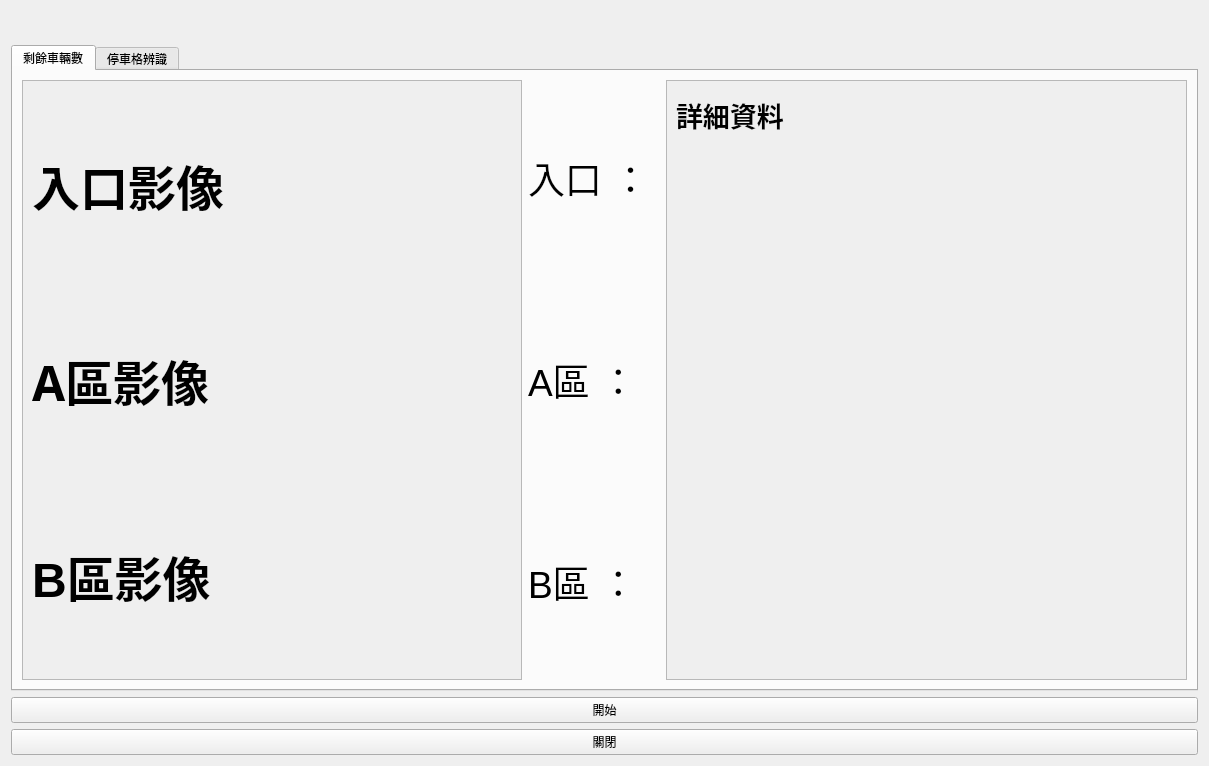
<?xml version="1.0" encoding="UTF-8"?>
<ui version="4.0">
 <class>Form</class>
 <widget class="QWidget" name="Form">
  <property name="geometry">
   <rect>
    <x>0</x>
    <y>0</y>
    <width>1209</width>
    <height>766</height>
   </rect>
  </property>
  <property name="minimumSize">
   <size>
    <width>250</width>
    <height>0</height>
   </size>
  </property>
  <property name="windowTitle">
   <string>影像辨識智慧停車場系統</string>
  </property>
  <layout class="QVBoxLayout" name="verticalLayout">
   <item>
    <widget class="QLabel" name="Text_time">
     <property name="font">
      <font>
       <pointsize>18</pointsize>
       <weight>75</weight>
       <bold>true</bold>
      </font>
     </property>
     <property name="text">
      <string/>
     </property>
    </widget>
   </item>
   <item>
    <widget class="QTabWidget" name="tabWidget">
     <property name="currentIndex">
      <number>0</number>
     </property>
     <widget class="QWidget" name="remain_tab">
      <attribute name="title">
       <string>剩餘車輛數</string>
      </attribute>
      <layout class="QHBoxLayout" name="horizontalLayout">
       <item>
        <layout class="QVBoxLayout" name="verticalLayout_5" stretch="0">
         <property name="sizeConstraint">
          <enum>QLayout::SetDefaultConstraint</enum>
         </property>
         <property name="leftMargin">
          <number>0</number>
         </property>
         <item>
          <widget class="QScrollArea" name="scrollArea">
           <property name="minimumSize">
            <size>
             <width>250</width>
             <height>0</height>
            </size>
           </property>
           <property name="maximumSize">
            <size>
             <width>500</width>
             <height>16777215</height>
            </size>
           </property>
           <property name="widgetResizable">
            <bool>true</bool>
           </property>
           <widget class="QWidget" name="scrollAreaWidgetContents">
            <property name="geometry">
             <rect>
              <x>0</x>
              <y>0</y>
              <width>498</width>
              <height>586</height>
             </rect>
            </property>
            <layout class="QVBoxLayout" name="verticalLayout_6">
             <item>
              <widget class="QLabel" name="Entrance">
               <property name="maximumSize">
                <size>
                 <width>450</width>
                 <height>16777215</height>
                </size>
               </property>
               <property name="font">
                <font>
                 <pointsize>36</pointsize>
                 <weight>75</weight>
                 <bold>true</bold>
                </font>
               </property>
               <property name="text">
                <string>入口影像</string>
               </property>
              </widget>
             </item>
             <item>
              <widget class="QLabel" name="areaB">
               <property name="maximumSize">
                <size>
                 <width>450</width>
                 <height>16777215</height>
                </size>
               </property>
               <property name="font">
                <font>
                 <family>Sans Serif</family>
                 <pointsize>36</pointsize>
                 <weight>75</weight>
                 <bold>true</bold>
                </font>
               </property>
               <property name="text">
                <string>A區影像</string>
               </property>
              </widget>
             </item>
             <item>
              <widget class="QLabel" name="areaA">
               <property name="maximumSize">
                <size>
                 <width>450</width>
                 <height>16777215</height>
                </size>
               </property>
               <property name="font">
                <font>
                 <pointsize>36</pointsize>
                 <weight>75</weight>
                 <bold>true</bold>
                </font>
               </property>
               <property name="text">
                <string>B區影像</string>
               </property>
              </widget>
             </item>
            </layout>
           </widget>
          </widget>
         </item>
        </layout>
       </item>
       <item>
        <layout class="QVBoxLayout" name="verticalLayout_2">
         <item>
          <widget class="QLabel" name="textCount">
           <property name="font">
            <font>
             <pointsize>28</pointsize>
            </font>
           </property>
           <property name="autoFillBackground">
            <bool>false</bool>
           </property>
           <property name="text">
            <string>入口 ： </string>
           </property>
           <property name="scaledContents">
            <bool>false</bool>
           </property>
          </widget>
         </item>
         <item>
          <widget class="QLabel" name="textAremain">
           <property name="font">
            <font>
             <pointsize>28</pointsize>
            </font>
           </property>
           <property name="text">
            <string>A區 ： </string>
           </property>
          </widget>
         </item>
         <item>
          <widget class="QLabel" name="textBremain">
           <property name="font">
            <font>
             <pointsize>28</pointsize>
            </font>
           </property>
           <property name="text">
            <string>B區 ： </string>
           </property>
          </widget>
         </item>
        </layout>
       </item>
       <item>
        <layout class="QVBoxLayout" name="verticalLayout_4">
         <item>
          <widget class="QScrollArea" name="scrollArea_2">
           <property name="widgetResizable">
            <bool>true</bool>
           </property>
           <widget class="QWidget" name="scrollAreaWidgetContents_2">
            <property name="geometry">
             <rect>
              <x>0</x>
              <y>0</y>
              <width>506</width>
              <height>586</height>
             </rect>
            </property>
            <layout class="QVBoxLayout" name="verticalLayout_7">
             <item>
              <widget class="QLabel" name="label">
               <property name="maximumSize">
                <size>
                 <width>16777215</width>
                 <height>50</height>
                </size>
               </property>
               <property name="font">
                <font>
                 <pointsize>20</pointsize>
                 <weight>75</weight>
                 <bold>true</bold>
                </font>
               </property>
               <property name="text">
                <string>詳細資料</string>
               </property>
              </widget>
             </item>
             <item>
              <widget class="QLabel" name="text_detail">
               <property name="font">
                <font>
                 <pointsize>20</pointsize>
                 <weight>75</weight>
                 <bold>true</bold>
                </font>
               </property>
               <property name="text">
                <string/>
               </property>
              </widget>
             </item>
            </layout>
           </widget>
          </widget>
         </item>
        </layout>
       </item>
      </layout>
     </widget>
     <widget class="QWidget" name="space_tab">
      <attribute name="title">
       <string>停車格辨識</string>
      </attribute>
      <widget class="QScrollArea" name="scrollArea_3">
       <property name="geometry">
        <rect>
         <x>0</x>
         <y>10</y>
         <width>991</width>
         <height>581</height>
        </rect>
       </property>
       <property name="widgetResizable">
        <bool>true</bool>
       </property>
       <widget class="QWidget" name="scrollAreaWidgetContents_5">
        <property name="geometry">
         <rect>
          <x>0</x>
          <y>0</y>
          <width>989</width>
          <height>579</height>
         </rect>
        </property>
        <layout class="QVBoxLayout" name="verticalLayout_8">
         <item>
          <layout class="QVBoxLayout" name="verticalLayout_3">
           <item>
            <widget class="QLabel" name="selectYMLtitle">
             <property name="layoutDirection">
              <enum>Qt::LeftToRight</enum>
             </property>
             <property name="text">
              <string>選擇一個YML檔案...</string>
             </property>
            </widget>
           </item>
           <item>
            <widget class="QLabel" name="parkspace">
             <property name="text">
              <string/>
             </property>
            </widget>
           </item>
           <item>
            <widget class="QPushButton" name="selectYML_btn">
             <property name="text">
              <string>選擇</string>
             </property>
            </widget>
           </item>
           <item>
            <widget class="QLabel" name="displayYMLpath">
             <property name="text">
              <string>檔案路徑</string>
             </property>
            </widget>
           </item>
           <item>
            <widget class="QPushButton" name="confirm_path_btn">
             <property name="text">
              <string>確認</string>
             </property>
            </widget>
           </item>
          </layout>
         </item>
        </layout>
       </widget>
      </widget>
     </widget>
    </widget>
   </item>
   <item>
    <widget class="QPushButton" name="control_bt">
     <property name="layoutDirection">
      <enum>Qt::LeftToRight</enum>
     </property>
     <property name="text">
      <string>開始</string>
     </property>
    </widget>
   </item>
   <item>
    <widget class="QPushButton" name="close_bt">
     <property name="text">
      <string>關閉</string>
     </property>
    </widget>
   </item>
  </layout>
 </widget>
 <resources/>
 <connections/>
</ui>
